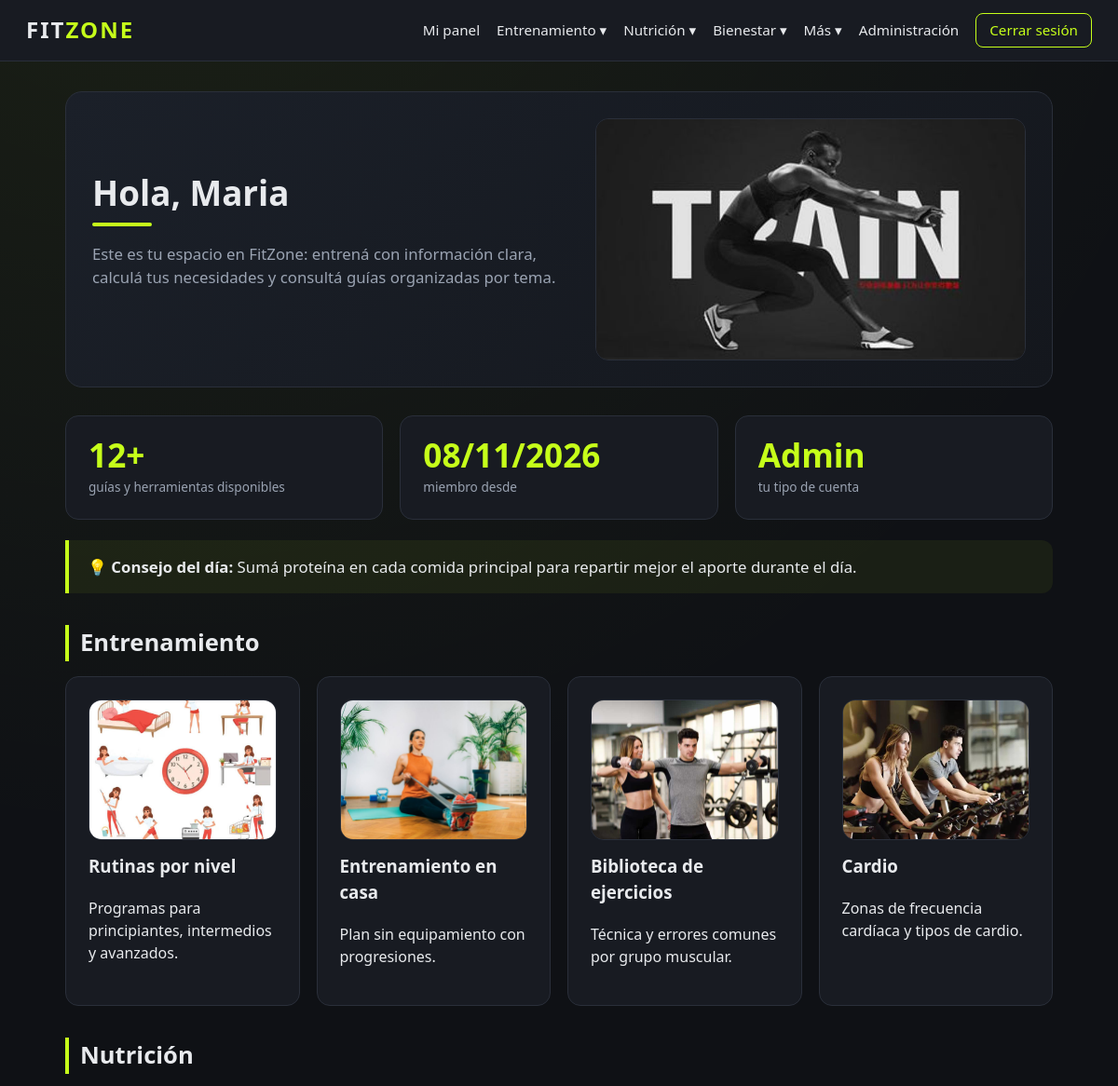
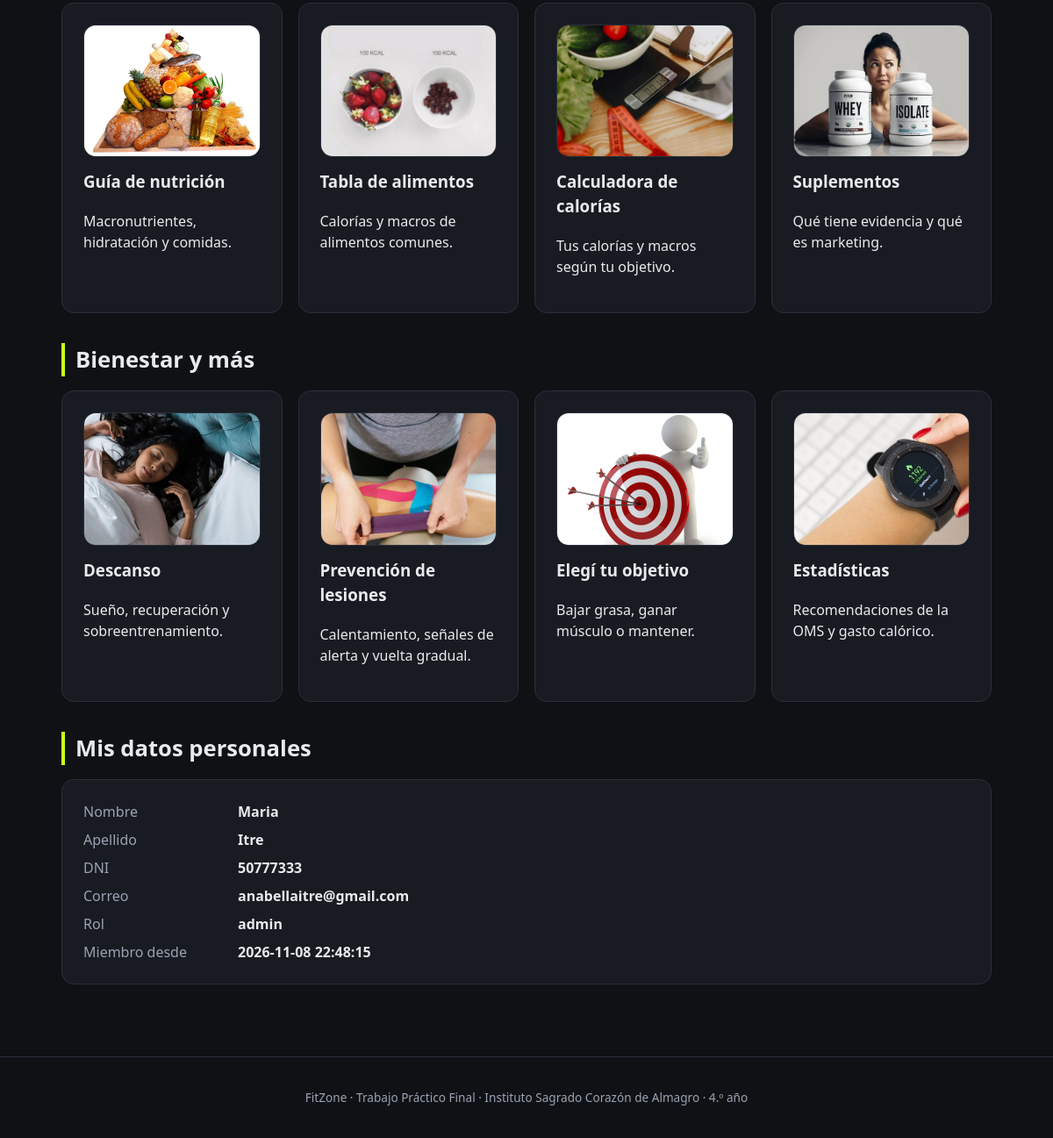
/panel.php (signed in), run on the app's committed database (2 pictures, top to bottom).
### tables this page shows
CREATE TABLE `usuarios` (
  `id` int(10) UNSIGNED NOT NULL COMMENT 'Identificador unico del usuario',
  `nombre` varchar(80) NOT NULL COMMENT 'Nombre',
  `apellido` varchar(80) NOT NULL COMMENT 'Apellido',
  `dni` varchar(20) NOT NULL COMMENT 'Documento de identidad (unico)',
  `email` varchar(254) NOT NULL COMMENT 'Correo electronico (unico)',
  `password_hash` varchar(255) NOT NULL COMMENT 'Contrasena cifrada con password_hash()',
  `rol` enum('usuario','admin') NOT NULL DEFAULT 'usuario' COMMENT 'Rol de acceso',
  `creado_en` timestamp NOT NULL DEFAULT current_timestamp() COMMENT 'Fecha y hora de creacion de la cuenta',
  `archivado_en` datetime DEFAULT NULL COMMENT 'Fecha de archivado (NULL = cuenta activa)'
);

### panel.php (the view, shortened to what this page needs)
<?php
require_once __DIR__ . '/conexion.php';
require_once __DIR__ . '/includes/funciones.php';
$stmt = $conexion->prepare(
    'SELECT nombre, apellido, dni, email, rol, creado_en
     FROM usuarios WHERE id = :id AND archivado_en IS NULL LIMIT 1'
);
$stmt->execute(['id' => (int)$_SESSION['usuario_id']]);
$u = $stmt->fetch();
$consejos = [
    'La constancia le gana a la intensidad: es mejor entrenar 3 veces por semana todo el año que 6 veces durante un mes.',
    'Dormir bien mejora el rendimiento, el estado de ánimo y la recuperación muscular.',
    'Aumentá la carga o las repeticiones de forma gradual: esa es la base del progreso.',
    'Tomar agua durante el día mejora la concentración y el rendimiento físico.',
    'Un buen calentamiento de 5 a 10 minutos reduce el riesgo de molestias y lesiones.',
    'Sumá proteína en cada comida principal para repartir mejor el aporte durante el día.',
    'Caminar a diario suma movimiento sin agregar fatiga a tu entrenamiento de fuerza.',
    'La técnica va antes que el peso: si no podés controlar el movimiento, bajá la carga.',
    'Un día de descanso también es parte del plan de entrenamiento.',
    'No compares tu primer mes con el año de otra persona: compará tu hoy con tu ayer.',
];
$consejo = $consejos[(int)date('z') % count($consejos)];
$grupos = [
    'Entrenamiento' => [
        ['rutinas.php',             'Rutinas por nivel',       'Programas para principiantes, intermedios y avanzados.', 'panel_rutinas.jpg'],
        ['entrenamiento_casa.php',  'Entrenamiento en casa',   'Plan sin equipamiento con progresiones.',                'panel_casa.jpg'],
        ['ejercicios.php',          'Biblioteca de ejercicios','Técnica y errores comunes por grupo muscular.',          'panel_ejercicios.jpg'],
        ['cardio.php',              'Cardio',                  'Zonas de frecuencia cardíaca y tipos de cardio.',        'panel_cardio.jpg'],
    ],
    'Nutrición' => [
        ['nutricion.php',            'Guía de nutrición',      'Macronutrientes, hidratación y comidas.',                'panel_nutricion.jpg'],
        ['alimentos.php',            'Tabla de alimentos',     'Calorías y macros de alimentos comunes.',                'panel_alimentos.jpg'],
        ['calculadora_calorias.php', 'Calculadora de calorías','Tus calorías y macros según tu objetivo.',               'panel_calorias.jpg'],
        ['suplementos.php',          'Suplementos',            'Qué tiene evidencia y qué es marketing.',                'panel_suplementos.jpg'],
    ],
    'Bienestar y más' => [
        ['descanso.php',             'Descanso',               'Sueño, recuperación y sobreentrenamiento.',              'panel_descanso.jpg'],
        ['lesiones.php',             'Prevención de lesiones', 'Calentamiento, señales de alerta y vuelta gradual.',     'panel_lesiones.jpg'],
        ['objetivos.php',            'Elegí tu objetivo',      'Bajar grasa, ganar músculo o mantener.',                 'panel_objetivos.jpg'],
        ['estadisticas.php',         'Estadísticas',           'Recomendaciones de la OMS y gasto calórico.',            'panel_estadisticas.jpg'],
    ],
];
$totalPaginas = 0;
foreach ($grupos as $g) { $totalPaginas += count($g); }
require __DIR__ . '/includes/header.php';
echo hero_pagina(
    'Hola, ' . $u['nombre'],
    'Este es tu espacio en FitZone: entrená con información clara, calculá tus necesidades y consultá guías organizadas por tema.',
    'panel_banner.jpg'
);
?>
<section class="grilla-3">
    <div class="tarjeta">
        <div class="dato-grande"><?= (int)$totalPaginas ?>+</div>
        <div class="dato-etiqueta">guías y herramientas disponibles</div>
    </div>
    <div class="tarjeta">
        <div class="dato-grande"><?= escapar(date('d/m/Y', strtotime($u['creado_en']))) ?></div>
        <div class="dato-etiqueta">miembro desde</div>
    </div>
    <div class="tarjeta">
        <div class="dato-grande"><?= escapar(ucfirst($u['rol'])) ?></div>
        <div class="dato-etiqueta">tu tipo de cuenta</div>
    </div>
</section>
<div class="destacado">
    <strong>💡 Consejo del día:</strong> <?= escapar($consejo) ?>
</div>
<?php foreach ($grupos as $nombreGrupo => $items): ?>
    <h2 class="titulo-seccion"><?= escapar($nombreGrupo) ?></h2>
    <section class="grilla-4">
        <?php foreach ($items as [$url, $nombre, $desc, $img]): ?>
            <a class="tarjeta enlace-tarjeta" href="<?= escapar($url) ?>">
                <?= imagen_espacio($img, $nombre, 'Recomendado: 800 x 600 px', 'img-cuadrada') ?>
                <h3 style="margin-top:14px"><?= escapar($nombre) ?></h3>
                <p><?= escapar($desc) ?></p>
            </a>
        <?php endforeach; ?>
    </section>
<?php endforeach; ?>
<h2 class="titulo-seccion">Mis datos personales</h2>
<section class="tarjeta">
    <dl class="datos">
        <dt>Nombre</dt><dd><?= escapar($u['nombre']) ?></dd>
        <dt>Apellido</dt><dd><?= escapar($u['apellido']) ?></dd>
        <dt>DNI</dt><dd><?= escapar($u['dni']) ?></dd>
        <dt>Correo</dt><dd><?= escapar($u['email']) ?></dd>
        <dt>Rol</dt><dd><?= escapar($u['rol']) ?></dd>
        <dt>Miembro desde</dt><dd><?= escapar($u['creado_en']) ?></dd>
    </dl>
</section>
<?php require __DIR__ . '/includes/footer.php'; ?>

### includes/header.php (shortened to what this page needs)
<?php
require_once __DIR__ . '/funciones.php';
$esAdmin = (($_SESSION['usuario_rol'] ?? '') === 'admin');
?>
<!DOCTYPE html>
<html lang="es">
<head>
   <link rel="stylesheet" href="css/estilos.css?v=<?= @filemtime(__DIR__ . '/../css/estilos.css') ?: 1 ?>">
</head>
<body>
<header class="topbar">
    <a class="logo" href="index.php">FIT<span>ZONE</span></a>
    <nav>
        <?php if (isset($_SESSION['usuario_id'])): ?>
            <a href="panel.php">Mi panel</a>
            <div class="menu-grupo">
                <button type="button" class="menu-boton">Entrenamiento ▾</button>
            </div>
            <div class="menu-grupo">
                <button type="button" class="menu-boton">Nutrición ▾</button>
            </div>
            <div class="menu-grupo">
                <button type="button" class="menu-boton">Bienestar ▾</button>
            </div>
            <div class="menu-grupo">
                <button type="button" class="menu-boton">Más ▾</button>
            </div>
            <?php if ($esAdmin): ?>
                <a href="admin_usuarios.php">Administración</a>
            <?php endif; ?>
            <a class="btn-salir" href="cerrar_sesion.php">Cerrar sesión</a>
        <?php else: ?>
            <a href="acerca.php">Acerca del proyecto</a>
            <a href="login.php">Iniciar sesión</a>
            <a href="registro.php">Registrarme</a>
        <?php endif; ?>
    </nav>
</header>
<main class="contenedor">

### includes/funciones.php (shortened to what this page needs)
<?php
function escapar(?string $valor): string
{
    return htmlspecialchars((string)$valor, ENT_QUOTES, 'UTF-8');
}
function imagen_espacio(string $archivo, string $alt, string $sugerencia = '', string $clase = ''): string
{
    $archivo = basename($archivo);
    $ruta    = __DIR__ . '/../img/' . $archivo;
    $clase   = trim('img-slot ' . $clase);
    if (is_file($ruta)) {
        return '<figure class="' . escapar($clase) . '">'
             . '<img src="img/' . escapar($archivo) . '" alt="' . escapar($alt) . '" loading="lazy">'
             . '</figure>';
    }
    return '<figure class="' . escapar($clase) . ' img-vacio"><div class="img-aviso">'
         . '<strong>Espacio para imagen</strong>'
         . '<span>Guardala como <code>img/' . escapar($archivo) . '</code></span>'
         . ($sugerencia !== '' ? '<small>' . escapar($sugerencia) . '</small>' : '')
         . '</div></figure>';
}
function hero_pagina(string $titulo, string $subtitulo, string $imagen, string $alt = ''): string
{
    return '<section class="hero-pagina">'
         . '<div class="hero-pagina-texto"><h1>' . escapar($titulo) . '</h1>'
         . '<p>' . escapar($subtitulo) . '</p></div>'
         . imagen_espacio($imagen, $alt !== '' ? $alt : $titulo, 'Recomendado: 1200 x 675 px (formato 16:9)')
         . '</section>';
}

### includes/footer.php
</main>
<footer class="pie">
    <p>FitZone · Trabajo Práctico Final · Instituto Sagrado Corazón de Almagro · 4.º año</p>
</footer>
</body>
</html>

### css/estilos.css (style rules this page uses)
:root { --fondo: #0f1115; --superficie: #181b22; --borde: #2a2f3a; --texto: #e8eaed; --suave: #9aa3b2; --acento: #c6ff1a; --acento-osc: #9fd000; --peligro: #ff4d4d; --ok: #3ddc84; }
* { box-sizing: border-box; }
html { scroll-behavior: smooth; }
body { margin: 0; font-family: 'Segoe UI', Arial, sans-serif; background: radial-gradient(circle at 15% -10%, rgba(198,255,26,.07), transparent 40%), var(--fondo); color: var(--texto); line-height: 1.5; }
a { color: var(--acento); }
.topbar { display: flex; flex-wrap: wrap; justify-content: space-between; align-items: center; padding: 14px 28px; background: var(--superficie); border-bottom: 1px solid var(--borde); position: sticky; top: 0; z-index: 10; }
.logo { font-size: 1.5rem; font-weight: 800; letter-spacing: 2px; color: var(--texto); text-decoration: none; }
.logo span { color: var(--acento); }
.topbar nav { display: flex; flex-wrap: wrap; gap: 18px; align-items: center; }
.topbar nav a { color: var(--texto); text-decoration: none; font-size: .95rem; }
.btn-salir { border: 1px solid var(--acento); padding: 6px 14px; border-radius: 8px; color: var(--acento) !important; }
.menu-grupo { position: relative; }
.menu-boton { background: none; border: 0; color: var(--texto); font: inherit; font-size: .95rem; cursor: pointer; padding: 6px 0; }
.contenedor { max-width: 1100px; margin: 0 auto; padding: 32px 20px 60px; }
h1 { font-size: 2rem; margin: 0 0 8px; }
h2 { margin-top: 0; }
.tarjeta { background: var(--superficie); border: 1px solid var(--borde); border-radius: 14px; padding: 24px; margin-bottom: 22px; transition: border-color .2s, transform .2s; }
.tarjeta h3 { margin-top: 0; }
.tarjeta > h2:first-child, .titulo-seccion { border-left: 4px solid var(--acento); padding-left: 12px; margin-bottom: 16px; }
.titulo-seccion { font-size: 1.6rem; margin: 34px 0 16px; }
.grilla-3 { display: grid; grid-template-columns: repeat(auto-fit, minmax(230px, 1fr)); gap: 18px; margin-bottom: 22px; }
.grilla-4 { display: grid; grid-template-columns: repeat(auto-fit, minmax(210px, 1fr)); gap: 18px; margin-bottom: 10px; }
.grilla-2 > .tarjeta, .grilla-3 > .tarjeta, .grilla-4 > .tarjeta { margin-bottom: 0; }
.enlace-tarjeta { text-decoration: none; color: var(--texto); transition: transform .15s, border-color .15s; }
.destacado { border-left: 4px solid var(--acento); background: rgba(198,255,26,.06); padding: 16px 20px; border-radius: 0 12px 12px 0; margin: 18px 0; font-size: 1.05rem; }
.datos { display: grid; grid-template-columns: 160px 1fr; gap: 8px 16px; margin: 0; }
.datos dt { color: var(--suave); }
.datos dd { margin: 0; font-weight: 600; }
.dato-grande { font-size: 2.2rem; font-weight: 800; color: var(--acento); line-height: 1; }
.dato-etiqueta { color: var(--suave); font-size: .85rem; margin-top: 6px; }
.img-slot { margin: 0; border-radius: 14px; overflow: hidden; border: 1px solid var(--borde); background: var(--superficie); }
.img-slot img { display: block; width: 100%; aspect-ratio: 16 / 9; object-fit: cover; }
.img-slot.img-cuadrada img, .img-slot.img-cuadrada.img-vacio { aspect-ratio: 4 / 3; }
.hero-pagina { display: grid; grid-template-columns: 1.1fr 1fr; gap: 32px; align-items: center; margin-bottom: 30px; padding: 28px; background: linear-gradient(135deg, #1b2029 0%, #14171d 100%); border: 1px solid var(--borde); border-radius: 18px; }
.hero-pagina-texto h1 { font-size: 2.3rem; line-height: 1.1; margin-bottom: 12px; }
.hero-pagina-texto h1::after { content: ""; display: block; width: 64px; height: 4px; background: var(--acento); border-radius: 4px; margin-top: 12px; }
.hero-pagina-texto p { color: var(--suave); font-size: 1.05rem; }
.pie { text-align: center; color: var(--suave); padding: 22px; border-top: 1px solid var(--borde); font-size: .85rem; }

### data on the page
usuarios: creado_en "08/11/2026", rol "Admin", nombre "Maria", apellido "Itre", dni "50777333", email "anabellaitre@gmail.com", rol "admin", creado_en "2026-11-08 22:48:15"

### other printed values
escapar($titulo) "Hola, Maria"
escapar($subtitulo) "Este es tu espacio en FitZone: entrená con información clara, calculá tus necesidades y consultá guías organizadas por tema."
$totalPaginas "12"
escapar($consejo) "Sumá proteína en cada comida principal para repartir mejor el aporte durante el día."
escapar($nombreGrupo) "Entrenamiento"
escapar($nombre) "Rutinas por nivel"
escapar($desc) "Programas para principiantes, intermedios y avanzados."
escapar($nombre) "Entrenamiento en casa"
escapar($desc) "Plan sin equipamiento con progresiones."
escapar($nombre) "Biblioteca de ejercicios"
escapar($desc) "Técnica y errores comunes por grupo muscular."
escapar($nombre) "Cardio"
escapar($desc) "Zonas de frecuencia cardíaca y tipos de cardio."
escapar($nombreGrupo) "Nutrición"
escapar($nombre) "Guía de nutrición"
